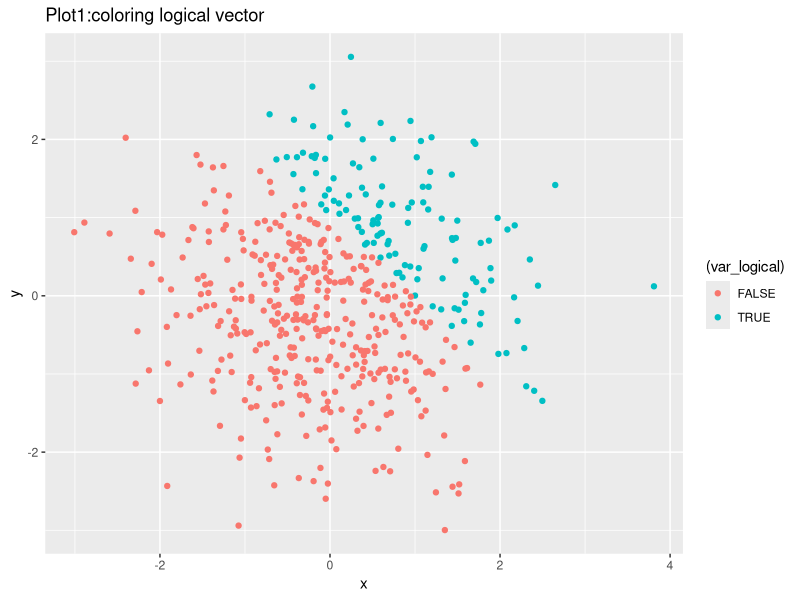
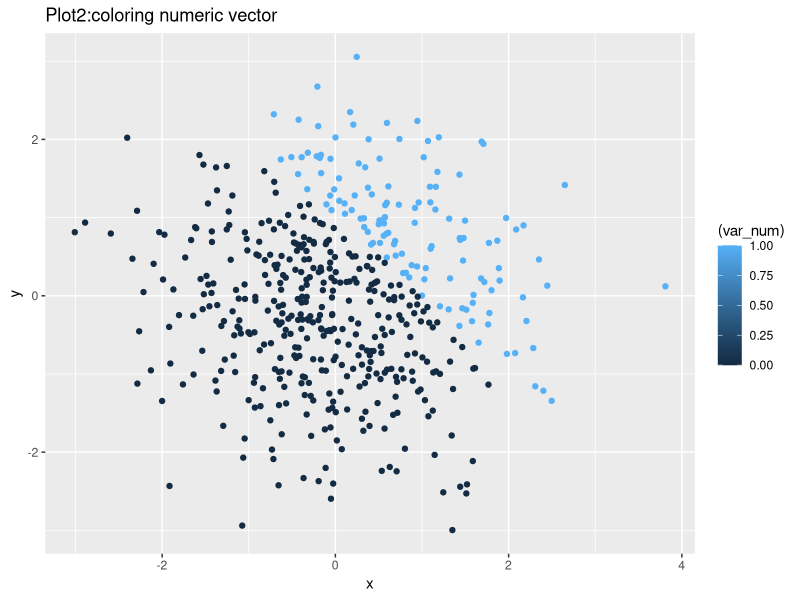
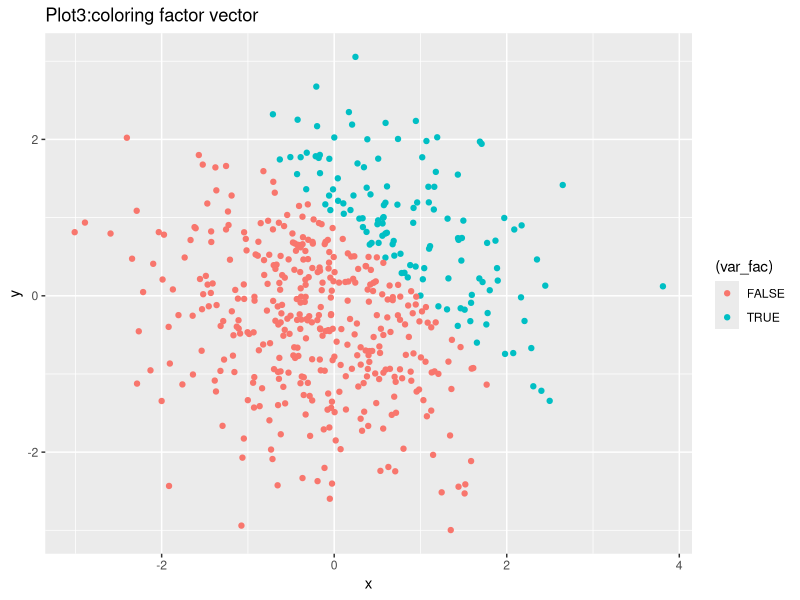
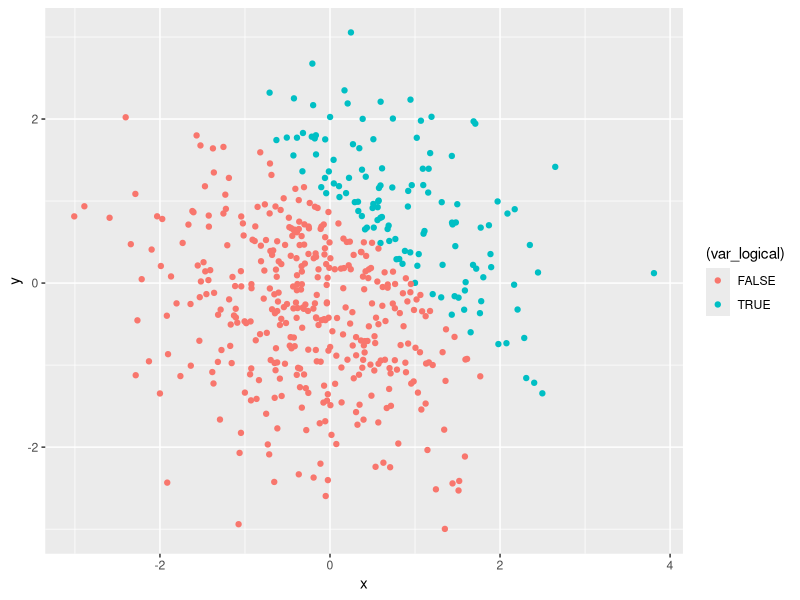

Write the R code that produced these figures, in order.
## ---- chunk 1

library(tidyverse)

hw1_df = tibble(
  vec_numeric = rnorm(8),
  vec_logical = vec_numeric > 0,
  vec_char = c('a','b','c','d','e','f','g','h'),
  vec_factor = factor(c("low", "medium", "high", "low","medium","high","low","medium"))
)
  
mean(pull(hw1_df, vec_numeric))

mean(pull(hw1_df, vec_logical))

mean(pull(hw1_df, vec_char))

mean(pull(hw1_df, vec_factor))
## ---- chunk 2

convert_log_num = as.numeric(pull(hw1_df, vec_logical))
product_num_random = convert_log_num*pull(hw1_df, vec_numeric)

convert_log_fac = as.factor(pull(hw1_df, vec_logical))
product_fac_random = convert_log_fac*pull(hw1_df, vec_numeric)
 
convert_fac_num = as.numeric(convert_log_fac)
produc_num_random = convert_fac_num*pull(hw1_df, vec_numeric)

## ---- chunk 3

set.seed(1)
plot_df = tibble(
  x = rnorm(500),
  y = rnorm(500),
  var_logical = c(x + y > 1),
  var_num = as.numeric(var_logical),
  var_fac = as.factor(var_logical))

## ---- chunk 4

plot_logical = ggplot(plot_df, aes(x = x, y = y, color = (var_logical))) + geom_point()
ggsave("plot_logical.pdf")
print(plot_logical + ggtitle("Plot1:coloring logical vector"))

plot_num = ggplot(plot_df, aes(x = x, y = y, color = (var_num))) + geom_point()
print(plot_num + ggtitle("Plot2:coloring numeric vector"))

plot_factor = ggplot(plot_df, aes(x = x, y = y, color = (var_fac))) + geom_point()
print(plot_factor + ggtitle("Plot3:coloring factor vector"))
